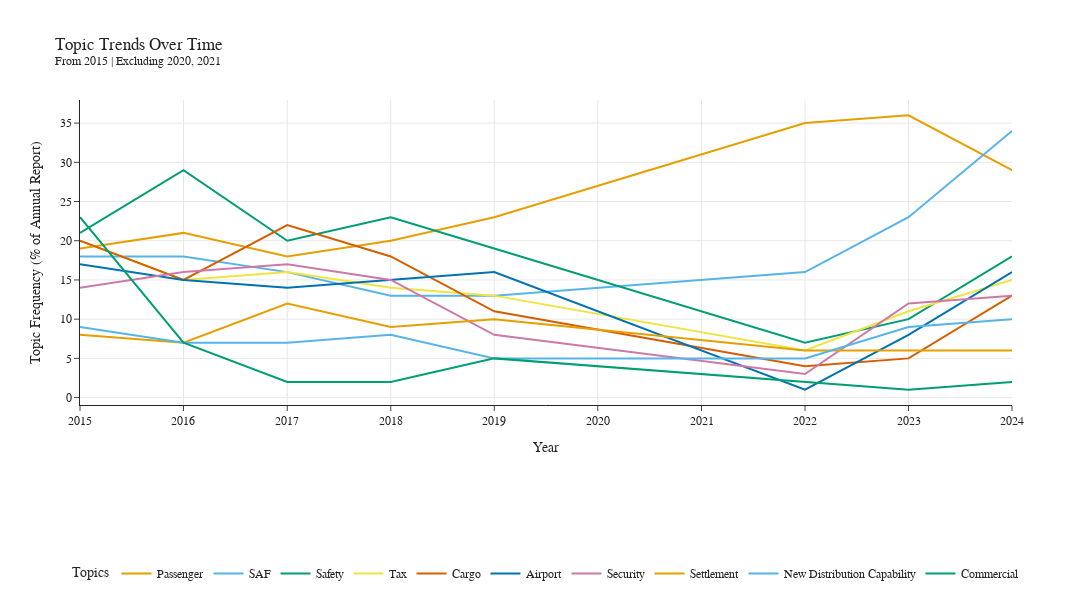

Here is the notebook cell this chart was saved with:
### Code cell
# ------------------------------------------------------------
# Generate topic time series and visualize trends
# ------------------------------------------------------------

timestamps = pd.to_datetime(timestamps, format="%Y")
topics_over_time = topic_model.topics_over_time(texts, timestamps, topic_model.topics_)

# Save time series data and topic labels for the RAG assistant to use later
topics_over_time.to_csv("../outputs/topics_over_time.csv", index=False)
with open("../outputs/topic_labels.json", "w") as f:
    json.dump(clean_labels, f, indent=2)

# Filter out junk and noise topics from list and count rate
topic_freq = topic_model.get_topic_freq()
valid_topic_freq = topic_freq[
    (~topic_freq["Topic"].isin(junk_topics)) &
    (topic_freq["Topic"] != -1)
]

# Select top 10 most frequent clean topics
top_topics = valid_topic_freq.head(10)["Topic"].tolist()

# Make plot of topic frequency by year
# y-axis = % of all text chunks assigned to this topic in a given year
fig = topic_model.visualize_topics_over_time(topics_over_time, topics=top_topics)

# Apply custom colors and labels
for i, trace in enumerate(fig.data):
    topic_id = top_topics[i]
    #trace.line.color = iata_palette[i % len(iata_palette)]
    trace.name = clean_labels[topic_id]
    hover_text = trace.hovertemplate or ""
    trace.hovertemplate = f"{clean_labels[topic_id]}<extra></extra>"

# Clean up the figure layout
fig.update_layout(
    title=f"Topic Trends Over Time<br><sup>{model_label}</sup>",
    width=1200,
    height=600,
    xaxis_title="Year",
    yaxis_title="Topic Frequency (% of Annual Report)",
    legend_title="Topics",
    font=dict(family="Arial", size=12),
    legend=dict(
        orientation="h",
        yanchor="bottom",
        y=-0.6,
        xanchor="center",
        x=0.5
    )
)

output_filename = f"../outputs/topic_trends_{model_name}"
fig.write_html(f"{output_filename}.html")
fig.write_image(f"{output_filename}.png")

fig.show()

### Figure 1 — Plotly figure (JSON) as saved in the notebook; plotly's stock layout.template omitted (floating-point values rounded to 4 significant figures)
{"data": [{"hoverinfo": "text", "hovertemplate": "Passenger<extra></extra>", "hovertext": ["<b>Topic 0</b><br>Words: passenger, growth, cargo, load, year", "<b>Topic 0</b><br>Words: passenger, year, load, freight, domestic", "<b>Topic 0</b><br>Words: year, passenger, domestic, load, growth", "<b>Topic 0</b><br>Words: year, growth, load, passenger, freight", "<b>Topic 0</b><br>Words: year, passenger, cargo, domestic, growth", "<b>Topic 0</b><br>Words: cargo, demand, pandemic, passenger, travel", "<b>Topic 0</b><br>Words: cargo, passenger, america, economics, rpks", "<b>Topic 0</b><br>Words: cargo, growth, economics, year, demand"], "marker": {"color": "#E69F00"}, "mode": "lines", "name": "Passenger", "type": "scatter", "x": ["2015-01-01T00:00:00.000000000", "2016-01-01T00:00:00.000000000", "2017-01-01T00:00:00.000000000", "2018-01-01T00:00:00.000000000", "2019-01-01T00:00:00.000000000", "2022-01-01T00:00:00.000000000", "2023-01-01T00:00:00.000000000", "2024-01-01T00:00:00.000000000"], "y": [19, 21, 18, 20, 23, 35, 36, 29]}, {"hoverinfo": "text", "hovertemplate": "SAF<extra></extra>", "hovertext": ["<b>Topic 1</b><br>Words: emissions, saf, fuel, carbon, environmental", "<b>Topic 1</b><br>Words: emissions, environmental, carbon, saf, s", "<b>Topic 1</b><br>Words: emissions, saf, corsia, carbon, s", "<b>Topic 1</b><br>Words: saf, emissions, corsia, carbon, environmental", "<b>Topic 1</b><br>Words: saf, corsia, emissions, carbon, environmental", "<b>Topic 1</b><br>Words: emissions, saf, carbon, zero, net zero", "<b>Topic 1</b><br>Words: saf, emissions, corsia, production, net zero", "<b>Topic 1</b><br>Words: saf, emissions, carbon, corsia, net zero"], "marker": {"color": "#56B4E9"}, "mode": "lines", "name": "SAF", "type": "scatter", "x": ["2015-01-01T00:00:00.000000000", "2016-01-01T00:00:00.000000000", "2017-01-01T00:00:00.000000000", "2018-01-01T00:00:00.000000000", "2019-01-01T00:00:00.000000000", "2022-01-01T00:00:00.000000000", "2023-01-01T00:00:00.000000000", "2024-01-01T00:00:00.000000000"], "y": [18, 18, 16, 13, 13, 16, 23, 34]}, {"hoverinfo": "text", "hovertemplate": "Safety<extra></extra>", "hovertext": ["<b>Topic 2</b><br>Words: safety, iosa, accidents, accident, aircraft", "<b>Topic 2</b><br>Words: safety, accidents, iosa, accident, aircraft", "<b>Topic 2</b><br>Words: safety, iosa, accidents, accident, isago", "<b>Topic 2</b><br>Words: safety, iosa, accidents, isago, accident", "<b>Topic 2</b><br>Words: safety, accident, iosa, accidents, turbulence", "<b>Topic 2</b><br>Words: safety, million flights, flights, accident, million", "<b>Topic 2</b><br>Words: safety, iosa, accidents, accident, risk", "<b>Topic 2</b><br>Words: safety, iosa, accidents, accident, risk"], "marker": {"color": "#009E73"}, "mode": "lines", "name": "Safety", "type": "scatter", "x": ["2015-01-01T00:00:00.000000000", "2016-01-01T00:00:00.000000000", "2017-01-01T00:00:00.000000000", "2018-01-01T00:00:00.000000000", "2019-01-01T00:00:00.000000000", "2022-01-01T00:00:00.000000000", "2023-01-01T00:00:00.000000000", "2024-01-01T00:00:00.000000000"], "y": [21, 29, 20, 23, 19, 7, 10, 18]}, {"hoverinfo": "text", "hovertemplate": "Tax<extra></extra>", "hovertext": ["<b>Topic 3</b><br>Words: regulation, tax, smarter, smarter regulation, principles", "<b>Topic 3</b><br>Words: tax, regulation, passenger, taxation, smarter", "<b>Topic 3</b><br>Words: tax, regulations, regulation, unruly, smarter", "<b>Topic 3</b><br>Words: tax, regulation, smarter, regulations, smarter regulation", "<b>Topic 3</b><br>Words: tax, regulation, taxation, principles, government", "<b>Topic 3</b><br>Words: eu, tax, unruly, mobility, taxation", "<b>Topic 3</b><br>Words: tax, incidents, passengers, unruly, mobility", "<b>Topic 3</b><br>Words: tax, taxes, passenger, regulation, approach"], "marker": {"color": "#F0E442"}, "mode": "lines", "name": "Tax", "type": "scatter", "x": ["2015-01-01T00:00:00.000000000", "2016-01-01T00:00:00.000000000", "2017-01-01T00:00:00.000000000", "2018-01-01T00:00:00.000000000", "2019-01-01T00:00:00.000000000", "2022-01-01T00:00:00.000000000", "2023-01-01T00:00:00.000000000", "2024-01-01T00:00:00.000000000"], "y": [20, 15, 16, 14, 13, 6, 11, 15]}, {"hoverinfo": "text", "hovertemplate": "Cargo<extra></extra>", "hovertext": ["<b>Topic 4</b><br>Words: cargo, freight, data, e, lithium", "<b>Topic 4</b><br>Words: cargo, freight, data, lithium, e", "<b>Topic 4</b><br>Words: cargo, data, e, freight, forwarders", "<b>Topic 4</b><br>Words: cargo, data, dangerous, dangerous goods, goods", "<b>Topic 4</b><br>Words: cargo, data, s, dangerous, dangerous goods", "<b>Topic 4</b><br>Words: cargo, lithium, lithium batteries, batteries, people", "<b>Topic 4</b><br>Words: lithium, lithium battery, battery, cargo, vehicles", "<b>Topic 4</b><br>Words: cargo, ceiv, lithium, batteries, lithium batteries"], "marker": {"color": "#D55E00"}, "mode": "lines", "name": "Cargo", "type": "scatter", "x": ["2015-01-01T00:00:00.000000000", "2016-01-01T00:00:00.000000000", "2017-01-01T00:00:00.000000000", "2018-01-01T00:00:00.000000000", "2019-01-01T00:00:00.000000000", "2022-01-01T00:00:00.000000000", "2023-01-01T00:00:00.000000000", "2024-01-01T00:00:00.000000000"], "y": [20, 15, 22, 18, 11, 4, 5, 13]}, {"hoverinfo": "text", "hovertemplate": "Airport<extra></extra>", "hovertext": ["<b>Topic 5</b><br>Words: airport, charges, infrastructure, airports, cost", "<b>Topic 5</b><br>Words: airport, charges, infrastructure, airports, s", "<b>Topic 5</b><br>Words: airport, charges, infrastructure, airports, cost", "<b>Topic 5</b><br>Words: airport, infrastructure, charges, capacity, investment", "<b>Topic 5</b><br>Words: airport, infrastructure, charges, investment, capacity", "<b>Topic 5</b><br>Words: airports, business travel, economic regulation, travel, economic", "<b>Topic 5</b><br>Words: charges, airport, airports, infrastructure, ansps", "<b>Topic 5</b><br>Words: airport, charges, infrastructure, development, airports"], "marker": {"color": "#0072B2"}, "mode": "lines", "name": "Airport", "type": "scatter", "x": ["2015-01-01T00:00:00.000000000", "2016-01-01T00:00:00.000000000", "2017-01-01T00:00:00.000000000", "2018-01-01T00:00:00.000000000", "2019-01-01T00:00:00.000000000", "2022-01-01T00:00:00.000000000", "2023-01-01T00:00:00.000000000", "2024-01-01T00:00:00.000000000"], "y": [17, 15, 14, 15, 16, 1, 8, 16]}, {"hoverinfo": "text", "hovertemplate": "Security<extra></extra>", "hovertext": ["<b>Topic 6</b><br>Words: security, information, smart security, smart, cyber", "<b>Topic 6</b><br>Words: security, information, pnr, risk, smart security", "<b>Topic 6</b><br>Words: security, smart security, smart, information, risk", "<b>Topic 6</b><br>Words: security, smart security, smart, measures, risk", "<b>Topic 6</b><br>Words: security, information, gasep, threats, governments", "<b>Topic 6</b><br>Words: security, civil, information, airspace, attacks", "<b>Topic 6</b><br>Words: security, risk, measures, screening, information", "<b>Topic 6</b><br>Words: security, information, cybersecurity, risk, sems"], "marker": {"color": "#CC79A7"}, "mode": "lines", "name": "Security", "type": "scatter", "x": ["2015-01-01T00:00:00.000000000", "2016-01-01T00:00:00.000000000", "2017-01-01T00:00:00.000000000", "2018-01-01T00:00:00.000000000", "2019-01-01T00:00:00.000000000", "2022-01-01T00:00:00.000000000", "2023-01-01T00:00:00.000000000", "2024-01-01T00:00:00.000000000"], "y": [14, 16, 17, 15, 8, 3, 12, 13]}, {"hoverinfo": "text", "hovertemplate": "Settlement<extra></extra>", "hovertext": ["<b>Topic 7</b><br>Words: settlement, iss, billion, bsp, cass", "<b>Topic 7</b><br>Words: settlement, billion, iss, bsp, financial", "<b>Topic 7</b><br>Words: settlement, iss, billion, processed, bsp", "<b>Topic 7</b><br>Words: settlement, billion, iss, processed, bsp", "<b>Topic 7</b><br>Words: settlement, agents, bsp, billion, processed", "<b>Topic 7</b><br>Words: billion, processed, processed billion, settlement, financial", "<b>Topic 7</b><br>Words: billion, settlement, processed, processed billion, financial", "<b>Topic 7</b><br>Words: settlement, billion, processed, cass, bsp"], "marker": {"color": "#E69F00"}, "mode": "lines", "name": "Settlement", "type": "scatter", "x": ["2015-01-01T00:00:00.000000000", "2016-01-01T00:00:00.000000000", "2017-01-01T00:00:00.000000000", "2018-01-01T00:00:00.000000000", "2019-01-01T00:00:00.000000000", "2022-01-01T00:00:00.000000000", "2023-01-01T00:00:00.000000000", "2024-01-01T00:00:00.000000000"], "y": [8, 7, 12, 9, 10, 6, 6, 6]}, {"hoverinfo": "text", "hovertemplate": "New Distribution Capability<extra></extra>", "hovertext": ["<b>Topic 8</b><br>Words: ndc, travel, airline, distribution, order", "<b>Topic 8</b><br>Words: ndc, travel, order, agents, standard", "<b>Topic 8</b><br>Words: ndc, order, travel, standard, distribution", "<b>Topic 8</b><br>Words: ndc, order, travel, airline, airlines", "<b>Topic 8</b><br>Words: ndc, order, travel, airline, distribution", "<b>Topic 8</b><br>Words: retailing, airline retailing, airline, ndc, order", "<b>Topic 8</b><br>Words: ndc, order, retailing, airline, offers", "<b>Topic 8</b><br>Words: retailing, ndc, travel, offers, orders"], "marker": {"color": "#56B4E9"}, "mode": "lines", "name": "New Distribution Capability", "type": "scatter", "x": ["2015-01-01T00:00:00.000000000", "2016-01-01T00:00:00.000000000", "2017-01-01T00:00:00.000000000", "2018-01-01T00:00:00.000000000", "2019-01-01T00:00:00.000000000", "2022-01-01T00:00:00.000000000", "2023-01-01T00:00:00.000000000", "2024-01-01T00:00:00.000000000"], "y": [9, 7, 7, 8, 5, 5, 9, 10]}, {"hoverinfo": "text", "hovertemplate": "Commercial<extra></extra>", "hovertext": ["<b>Topic 9</b><br>Words: commercial, world, years, s, years commercial", "<b>Topic 9</b><br>Words: anniversary, fl, s, people, social", "<b>Topic 9</b><br>Words: contents, offices contents, s message, message, offices", "<b>Topic 9</b><br>Words: contents, offices contents, s message, globalization, message", "<b>Topic 9</b><br>Words: contents, borders, travel, benefits, environment", "<b>Topic 9</b><br>Words: contents, airline retailing, retailing, data www, walsh robin", "<b>Topic 9</b><br>Words: contents, governors, board governors, board, members", "<b>Topic 9</b><br>Words: continent, africa, contents, contribution, world"], "marker": {"color": "#009E73"}, "mode": "lines", "name": "Commercial", "type": "scatter", "x": ["2015-01-01T00:00:00.000000000", "2016-01-01T00:00:00.000000000", "2017-01-01T00:00:00.000000000", "2018-01-01T00:00:00.000000000", "2019-01-01T00:00:00.000000000", "2022-01-01T00:00:00.000000000", "2023-01-01T00:00:00.000000000", "2024-01-01T00:00:00.000000000"], "y": [23, 7, 2, 2, 5, 2, 1, 2]}], "layout": {"font": {"family": "Arial", "size": 12}, "height": 600, "hoverlabel": {"bgcolor": "white", "font": {"family": "Rockwell", "size": 16}}, "legend": {"orientation": "h", "title": {"text": "Topics"}, "x": 0.5, "xanchor": "center", "y": -0.6, "yanchor": "bottom"}, "title": {"text": "Topic Trends Over Time<br><sup>From 2015 | Excluding 2020, 2021</sup>"}, "width": 1200, "xaxis": {"showgrid": true, "title": {"text": "Year"}}, "yaxis": {"showgrid": true, "title": {"text": "Topic Frequency (% of Annual Report)"}}}}
